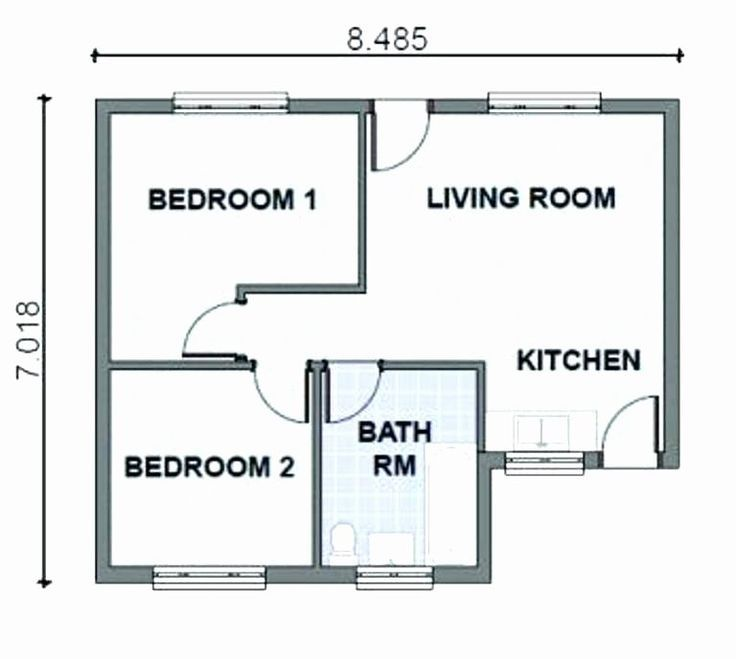
#> input picture assests/fp.jpg, 736 x 659 px, found by its file name
$ python testing.py
#> lines starting #> are read from the running program, lines starting #| are printed output that depends on the picture; after the words box and inside, x2 and y2 are one past the last pixel; in counts of white or black regions, pixels touching at a corner belong together
#> further down, color is the input picture: shape (659, 736, 3); mean B, G, R 234.7, 234.3, 232.3
### src/floorplan/walls.py
"""
walls.py — binarise a floorplan image and strip text/noise blobs,
           leaving only wall geometry.

Fixes in this version
---------------------
- Dilation is now CONDITIONAL: only applied where wall pixels already
  have a direct neighbour (i.e. closing real gaps), not in open space.
  This prevents thin partition walls between adjacent rooms from merging.
- medianBlur radius reduced to 3 (was already 3, kept).
- Closing kernels unchanged (they close wall-end gaps, not room gaps).
"""

import cv2
import numpy as np


def extract_walls(
    gray: "np.ndarray",
    adaptive_block_size: int = 15,
    adaptive_C: int = 3,
    morph_kernel: tuple[int, int] = (2, 2),
    min_component_area: int = 300,
    min_wall_area: int = 2000,
    min_wall_thickness: int = 3,
) -> "np.ndarray":
    # --- adaptive threshold -------------------------------------------------
#> called with adaptive_block_size = 15, adaptive_C = 3, morph_kernel = (2, 2), min_component_area = 300, min_wall_area = 800, min_wall_thickness = 3
    bin_img = cv2.adaptiveThreshold(
        gray, 255,
        cv2.ADAPTIVE_THRESH_GAUSSIAN_C,
        cv2.THRESH_BINARY_INV,
        adaptive_block_size,
        adaptive_C,
    )
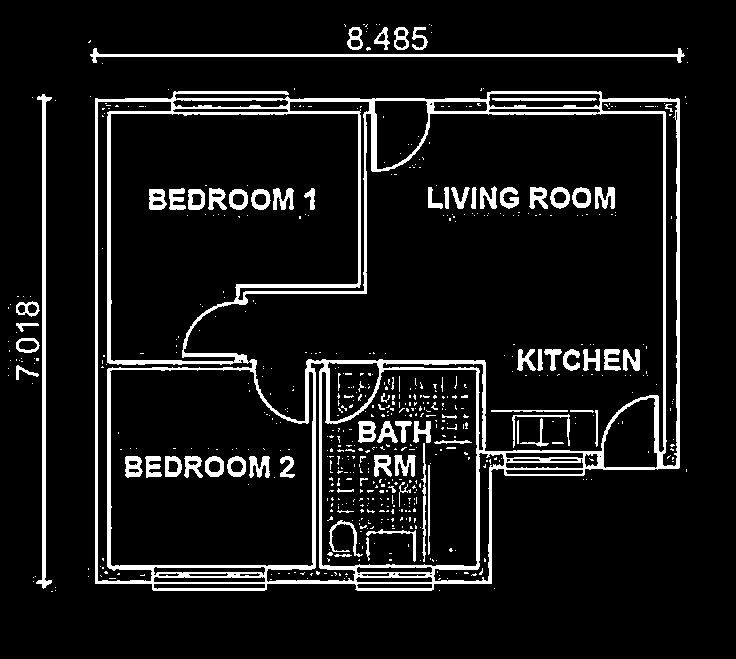
#> bin_img: shape (659, 736); 9% white; 619 white regions (540 under 20 px), largest, box (x1, y1, x2, y2) and area: (95, 91, 680, 591) 25153, (36, 94, 52, 589) 2059, (90, 48, 685, 63) 1877

    # --- morphological opening (remove single-pixel speckle) ----------------
    kernel = cv2.getStructuringElement(cv2.MORPH_RECT, morph_kernel)
    clean = cv2.morphologyEx(bin_img, cv2.MORPH_OPEN, kernel, iterations=1)
#> clean: shape (659, 736); 8.7% white; 268 white regions (184 under 20 px), largest, box (x1, y1, x2, y2) and area: (96, 92, 681, 592) 24115, (37, 95, 53, 589) 2058, (91, 49, 685, 64) 1874

    # --- connected-component filtering (drop text blobs, keep walls) --------
    num_labels, labels, stats, _ = cv2.connectedComponentsWithStats(
        clean, connectivity=8
    )
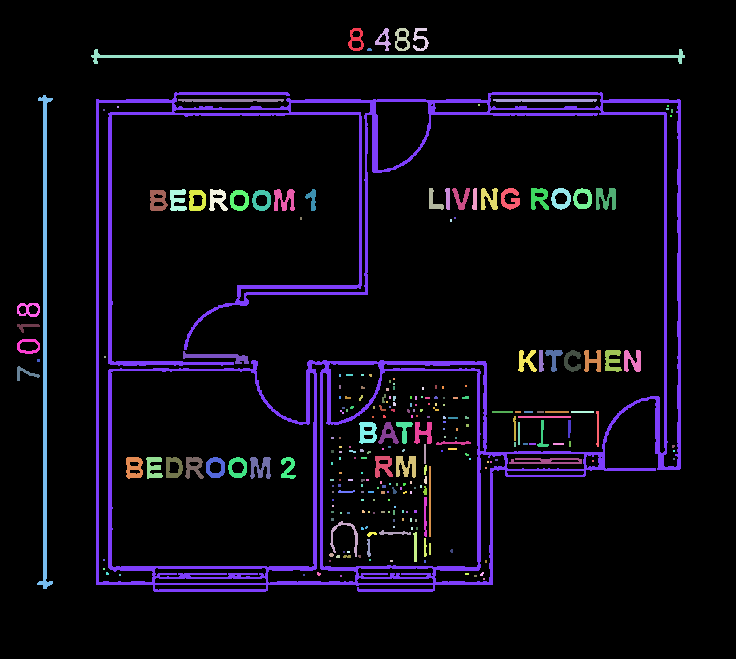
#> labels: shape (659, 736) int32; 269 distinct labels, from 0 to 268; one colour per label, 0 black
#> num_labels = 269; stats = 269 rows, first 6: [0, 0, 736, 659, 443043], [348, 28, 16, 23, 186], [375, 28, 16, 23, 143], [395, 28, 15, 23, 182], [413, 28, 16, 23, 162], [91, 49, 594, 15, 1874]

    wall_mask = np.zeros_like(clean)

    for i in range(1, num_labels):
        x, y, w, h, area = stats[i]
        aspect    = w / (h + 1e-5)
        extent    = area / (w * h + 1e-5)
        thickness = area / (max(w, h) + 1e-5)

        keep = False
        if area > min_wall_area:
            keep = True
        if (w > 80 or h > 80) and thickness > 6:
            keep = True
        if extent > 0.4 and area > 1500:
            keep = True

        # veto rules
        if area < min_component_area:
            keep = False
        if 0.3 < aspect < 4.0 and area < 400:
            keep = False
        if thickness < 1.5:
            keep = False

        if keep:
            wall_mask[labels == i] = 255
#> this loop made 268 passes
#> (x, y, w, h, area, aspect, extent, thickness) on passes 1, 2, 3, 4, 5, 7, 8, 9, 10, 18, 19, 20: (348, 28, 16, 23, 186, 0.696, 0.505, 8.09), (375, 28, 16, 23, 143, 0.696, 0.389, 6.22), (395, 28, 15, 23, 182, 0.652, 0.528, 7.91), (413, 28, 16, 23, 162, 0.696, 0.44, 7.04), (91, 49, 594, 15, 1874, 39.6, 0.21, 3.15), (96, 92, 585, 500, 24115, 1.17, 0.0824, 41.22), (37, 95, 16, 494, 2058, 0.0324, 0.26, 4.17), (178, 99, 106, 3, 304, 35.33, 0.956, 2.87), (493, 99, 104, 3, 306, 34.67, 0.981, 2.94), (170, 189, 17, 22, 248, 0.773, 0.663, 11.27), (209, 189, 19, 22, 249, 0.864, 0.596, 11.32), (274, 189, 21, 22, 287, 0.955, 0.621, 13.05)
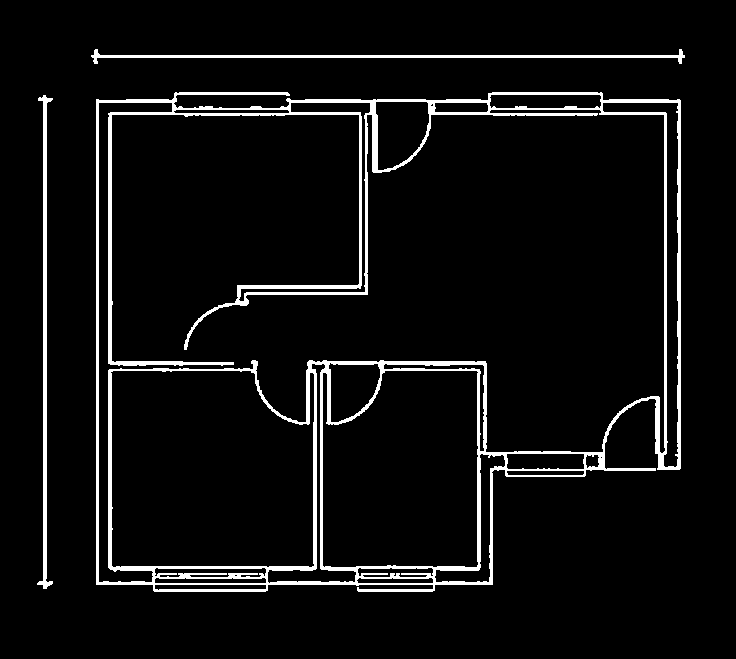
#> wall_mask: shape (659, 736); 5.8% white; 3 white regions, box (x1, y1, x2, y2) and area: (96, 92, 681, 592) 24115, (37, 95, 53, 589) 2058, (91, 49, 685, 64) 1874

    # --- close small gaps in wall ends (horizontal and vertical) ------------
    # These kernels close actual wall-end gaps, not partition walls.
    kernel_h = np.ones((1, 5), np.uint8)
    wall_mask = cv2.morphologyEx(wall_mask, cv2.MORPH_CLOSE, kernel_h)
#> wall_mask: shape (659, 736); 6.3% white; 3 white regions, box (x1, y1, x2, y2) and area: (96, 92, 681, 592) 26543, (37, 95, 53, 589) 2061, (91, 49, 685, 64) 1874
    kernel_v = np.ones((5, 1), np.uint8)
    wall_mask = cv2.morphologyEx(wall_mask, cv2.MORPH_CLOSE, kernel_v)
#> wall_mask: shape (659, 736); 7.3% white; 3 white regions, box (x1, y1, x2, y2) and area: (96, 92, 681, 592) 31333, (37, 95, 53, 589) 2063, (91, 49, 685, 64) 1879

    # --- CONDITIONAL dilation: only dilate pixels already near other walls --
    # A plain dilate(iterations=1) merges thin partition walls when two
    # wall blobs are only 1-2px apart (common in scanned plans).
    # Instead: compute a 3x3 neighbour-count; only dilate wall pixels whose
    # 3x3 neighbourhood already contains another wall pixel within 3px.
    # This closes genuine micro-gaps but leaves thin inter-room walls alone.
    k3 = np.ones((3, 3), np.uint8)
    neighbour_count = cv2.dilate(wall_mask, k3, iterations=1)
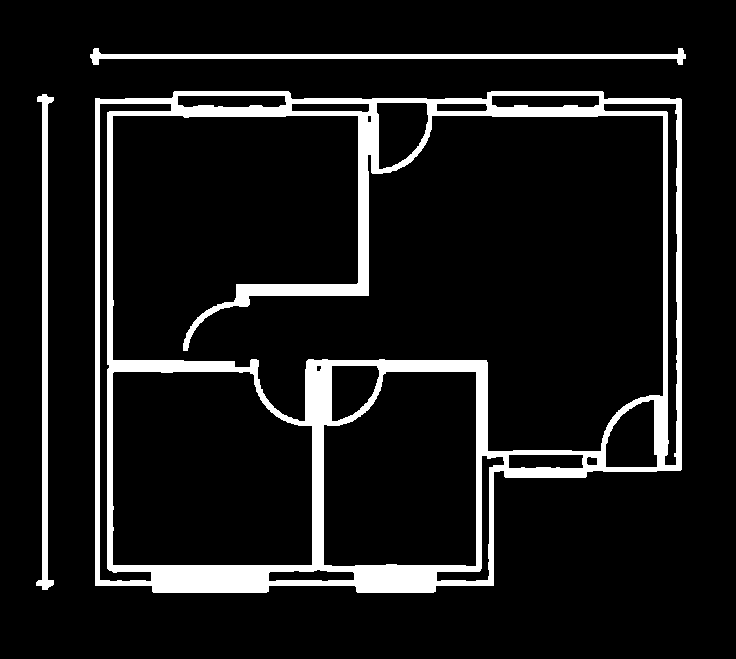
#> neighbour_count: shape (659, 736); 10% white; 3 white regions, box (x1, y1, x2, y2) and area: (95, 91, 682, 593) 42305, (90, 48, 686, 65) 3125, (36, 94, 54, 590) 3109
    # Pixels that are currently NOT wall but have wall within 1px → candidate
    candidate_dilation = cv2.bitwise_and(neighbour_count, cv2.bitwise_not(wall_mask))
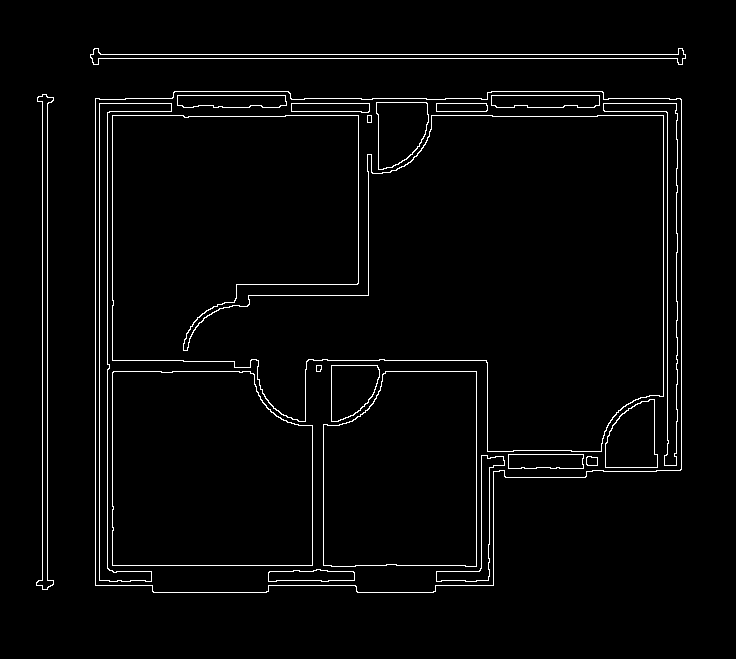
#> candidate_dilation: shape (659, 736); 2.7% white in thin lines or dots, all inside (x1, y1, x2, y2) = (36, 48, 686, 593)
    # Only accept candidate pixels that also have a wall within 3px
    # (i.e. the gap is genuinely narrow, not an open room interior)
    k5 = np.ones((5, 5), np.uint8)
    near_wall = cv2.dilate(wall_mask, k5, iterations=1)
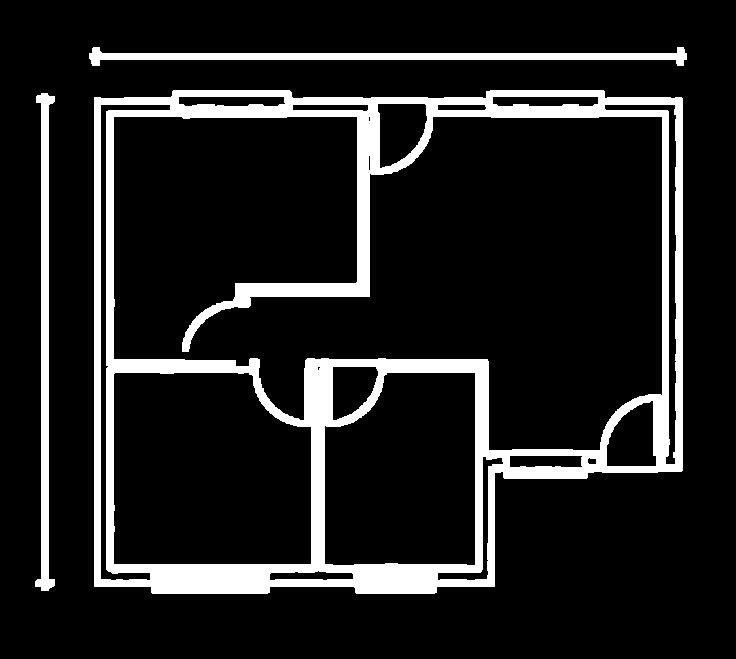
#> near_wall: shape (659, 736); 12.7% white; 3 white regions, box (x1, y1, x2, y2) and area: (94, 90, 683, 594) 53141, (89, 47, 687, 66) 4379, (35, 93, 55, 591) 4163
    safe_dilation = cv2.bitwise_and(candidate_dilation, near_wall)
    wall_mask = cv2.bitwise_or(wall_mask, safe_dilation)

    wall_mask = cv2.medianBlur(wall_mask, 3)
#> wall_mask: shape (659, 736); 10% white; 3 white regions, box (x1, y1, x2, y2) and area: (95, 91, 682, 593) 42378, (90, 48, 686, 65) 3121, (36, 94, 54, 590) 3106
    return wall_mask

### src/floorplan/ocr.py
"""
ocr.py — extract room-label text from a floorplan image using Tesseract.

Key improvements over v1
------------------------
- Deduplicates by (text, grid-position) not just text — so two rooms
  both labelled "BEDROOM" are each detected independently.
- Normalises OCR noise tokens (dashes, symbols) before dedup so they
  don't crowd out real labels.
- Runs multiple preprocessing passes with different scales and PSM modes
  so it handles any scan quality, font size or contrast.
"""
from __future__ import annotations
from .classify import OCR_LABEL_MAP
import re
import cv2
import numpy as np
import pytesseract
from pytesseract import Output


def extract_labels(image_bgr: np.ndarray, min_length: int = 2) -> list[dict]:
    """
    Run multiple OCR passes on *image_bgr* and return all detected text regions.

    Returns
    -------
    list of dicts — keys: text, x, y, w, h  (original image coordinates)
    """
    gray = cv2.cvtColor(image_bgr, cv2.COLOR_BGR2GRAY)
    candidates = _make_candidates(gray)

    all_labels: list[dict] = []
    # Dedup key = (normalised_text, grid_col, grid_row)
    # Grid bucket size = 5% of image dimension so two rooms with the same
    # label in different areas of the plan are both kept.
    bucket_w = max(20, image_bgr.shape[1] // 20)
    bucket_h = max(20, image_bgr.shape[0] // 20)
    seen: set[tuple] = set()

    for img_variant, scale in candidates:
        labels = _run_tesseract(img_variant, scale, min_length)
        for label in labels:
            text = label["text"]
            gc = label["x"] // bucket_w
            gr = label["y"] // bucket_h
            key = (text, gc, gr)
            if key not in seen:
                seen.add(key)
                all_labels.append(label)

    # Merge adjacent tokens that form known multi-word labels (e.g. LIVING + ROOM)
    all_labels = _merge_adjacent_tokens(all_labels)

    # Spatial dedup — if two labels with same text overlap heavily, keep one
    all_labels = _spatial_dedup(all_labels)

    return all_labels


# ---------------------------------------------------------------------------
# Internal helpers
# ---------------------------------------------------------------------------

def _make_candidates(gray: np.ndarray) -> list[tuple]:
    """
    Return [(preprocessed_image, scale_factor), ...] to try OCR on.
    scale_factor maps detected coordinates back to original image space.
    """
    candidates = []

    # Pass 1 — original size, binary threshold
    _, t1 = cv2.threshold(gray, 150, 255, cv2.THRESH_BINARY)
#> t1: shape (659, 736); 89.4% white; 114 black regions (60 under 20 px), largest, box (x1, y1, x2, y2) and area: (95, 92, 680, 590) 36564, (37, 94, 52, 588) 2053, (90, 48, 684, 63) 1867
    candidates.append((t1, 1.0))

    # Pass 2 — 2x upscale + fixed binary threshold (catches small text)
    big2 = cv2.resize(gray, None, fx=2, fy=2, interpolation=cv2.INTER_CUBIC)
    _, t2 = cv2.threshold(big2, 150, 255, cv2.THRESH_BINARY)
#> t2: shape (1318, 1472); 89.5% white; 107 black regions (31 under 20 px), largest, box (x1, y1, x2, y2) and area: (190, 184, 1360, 1181) 147061, (181, 96, 1369, 126) 7484, (74, 188, 104, 1176) 7155
    candidates.append((t2, 2.0))

    # Pass 3 — 2x upscale + Otsu (adapts to varying contrast)
    _, t3 = cv2.threshold(big2, 0, 255, cv2.THRESH_BINARY + cv2.THRESH_OTSU)
#> t3: shape (1318, 1472); 88.4% white; 73 black regions (23 under 20 px), largest, box (x1, y1, x2, y2) and area: (190, 184, 1360, 1181) 161312, (180, 96, 1369, 126) 8606, (74, 188, 104, 1177) 8248
    candidates.append((t3, 2.0))

    # Pass 4 — 3x upscale + Otsu (catches very small text)
    big3 = cv2.resize(gray, None, fx=3, fy=3, interpolation=cv2.INTER_CUBIC)
    _, t4 = cv2.threshold(big3, 0, 255, cv2.THRESH_BINARY + cv2.THRESH_OTSU)
#> t4: shape (1977, 2208); 88.5% white; 72 black regions (21 under 20 px), largest, box (x1, y1, x2, y2) and area: (284, 276, 2040, 1772) 361115, (270, 144, 2053, 190) 18684, (110, 281, 156, 1765) 18452
    candidates.append((t4, 3.0))

    # Pass 5 — CLAHE equalisation + 2x upscale (handles low contrast scans)
    clahe = cv2.createCLAHE(clipLimit=2.0, tileGridSize=(8, 8))
    eq    = clahe.apply(gray)
    big_eq = cv2.resize(eq, None, fx=2, fy=2, interpolation=cv2.INTER_CUBIC)
    _, t5 = cv2.threshold(big_eq, 0, 255, cv2.THRESH_BINARY + cv2.THRESH_OTSU)
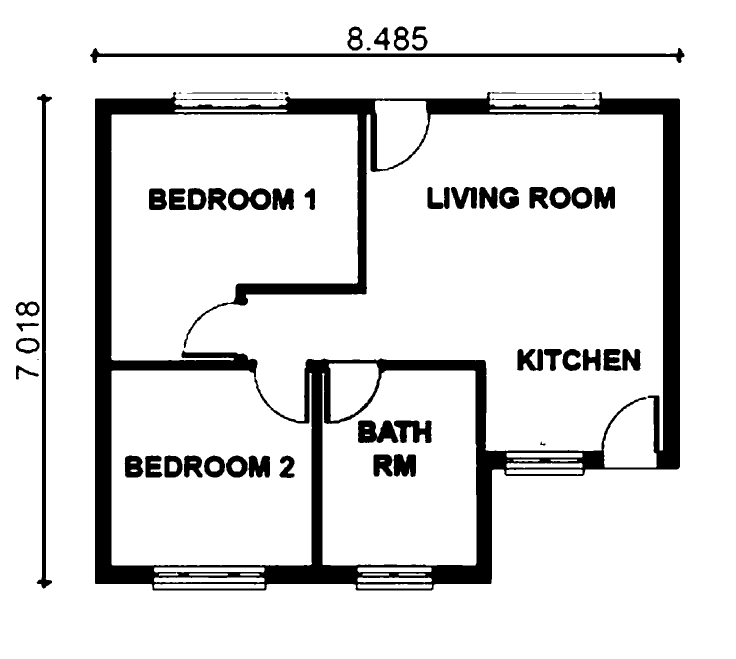
#> t5: shape (1318, 1472) (shown at 1/2 size); 88% white; 54 black regions (4 under 20 px), largest, box (x1, y1, x2, y2) and area: (190, 184, 1360, 1181) 166326, (180, 96, 1369, 126) 8689, (73, 188, 104, 1177) 8262
#> the loop in extract_labels, `for img_variant, scale in candidates:` made 1 pass
#> scale on pass 1: 1
    candidates.append((t5, 2.0))

    return candidates


def _run_tesseract(img: np.ndarray, scale: float, min_length: int) -> list[dict]:
    """
    Run Tesseract with multiple PSM modes and return merged results.
    PSM 6  = assume uniform text block
    PSM 11 = sparse text — find as much as possible
    PSM 12 = sparse text + OSD
    """
    labels: list[dict] = []
    seen: set[str] = set()

    for psm in [6, 11, 12]:
        config = f"--psm {psm}"
        try:
#> (the run stopped early here; a loop or call above may not have finished)
